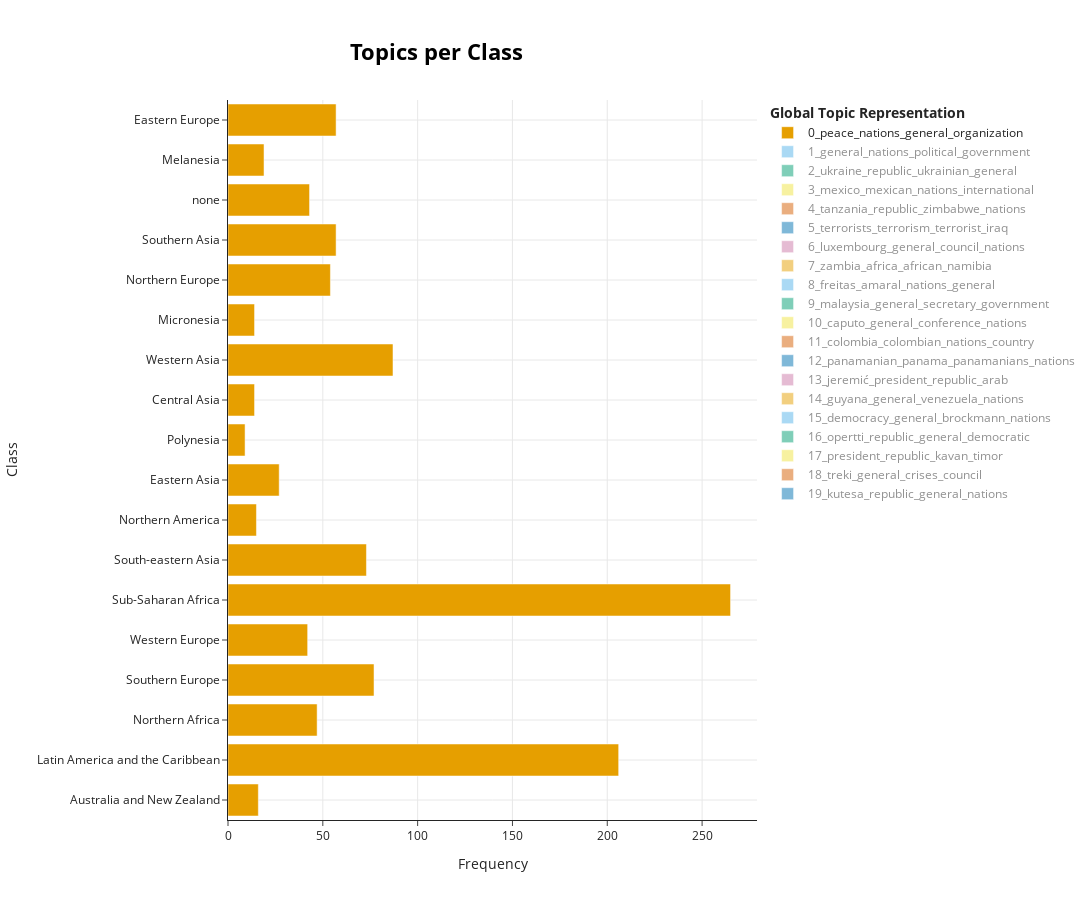

Write notebook code for a chart like this one.
### Code cell
topics_per_class = get_topics_per_class('Sub-region Name')
model.visualize_topics_per_class(topics_per_class, top_n_topics = TOP_N)

### Figure 1 — Plotly figure (JSON) as saved in the notebook; plotly's stock layout.template omitted (floating-point values rounded to 4 significant figures)
{"data": [{"hoverinfo": "text", "hovertext": ["<b>Topic 0</b><br>Words: zealand, australia, we, is, new", "<b>Topic 0</b><br>Words: of, the, that, and, to", "<b>Topic 0</b><br>Words: the, and, of, to, that", "<b>Topic 0</b><br>Words: the, and, of, that, in", "<b>Topic 0</b><br>Words: to, the, is, that, in", "<b>Topic 0</b><br>Words: the, of, to, that, and", "<b>Topic 0</b><br>Words: and, the, to, of, is", "<b>Topic 0</b><br>Words: canada, we, united, that, nations", "<b>Topic 0</b><br>Words: japan, korea, the, united, of", "<b>Topic 0</b><br>Words: tuvalu, pacific, climate, samoa, change", "<b>Topic 0</b><br>Words: kazakhstan, tajikistan, kyrgyzstan, the, and", "<b>Topic 0</b><br>Words: the, and, of, to, in", "<b>Topic 0</b><br>Words: islands, our, marshall, pacific, climate", "<b>Topic 0</b><br>Words: we, to, is, united, the", "<b>Topic 0</b><br>Words: of, the, and, in, is", "<b>Topic 0</b><br>Words: the, of, states, united, soviet", "<b>Topic 0</b><br>Words: papua, fiji, vanuatu, pacific, we", "<b>Topic 0</b><br>Words: the, of, states, united, is"], "marker": {"color": "#E69F00"}, "name": "0_peace_nations_general_organization", "orientation": "h", "type": "bar", "visible": true, "x": [16, 206, 47, 77, 42, 265, 73, 15, 27, 9, 14, 87, 14, 54, 57, 43, 19, 57], "y": ["Australia and New Zealand", "Latin America and the Caribbean", "Northern Africa", "Southern Europe", "Western Europe", "Sub-Saharan Africa", "South-eastern Asia", "Northern America", "Eastern Asia", "Polynesia", "Central Asia", "Western Asia", "Micronesia", "Northern Europe", "Southern Asia", "none", "Melanesia", "Eastern Europe"]}, {"hoverinfo": "text", "hovertext": ["<b>Topic 1</b><br>Words: zealand, australia, this, it, is", "<b>Topic 1</b><br>Words: of, the, that, to, in", "<b>Topic 1</b><br>Words: and, the, of, to, in", "<b>Topic 1</b><br>Words: the, of, and, that, in", "<b>Topic 1</b><br>Words: is, to, the, in, that", "<b>Topic 1</b><br>Words: the, of, to, in, that", "<b>Topic 1</b><br>Words: the, and, to, of, in", "<b>Topic 1</b><br>Words: united, nations, this, to, be", "<b>Topic 1</b><br>Words: japan, the, of, and, to", "<b>Topic 1</b><br>Words: tonga, pacific, tuvalu, we, and", "<b>Topic 1</b><br>Words: tajikistan, turkmenistan, tajik, united, nations", "<b>Topic 1</b><br>Words: the, and, of, to, in", "<b>Topic 1</b><br>Words: our, palau, islands, we, pacific", "<b>Topic 1</b><br>Words: ireland, be, in, the, is", "<b>Topic 1</b><br>Words: of, the, in, to, be", "<b>Topic 1</b><br>Words: of, the, in, and, is", "<b>Topic 1</b><br>Words: fiji, pacific, our, papua, we", "<b>Topic 1</b><br>Words: of, the, in, and, states"], "marker": {"color": "#56B4E9"}, "name": "1_general_nations_political_government", "orientation": "h", "type": "bar", "visible": "legendonly", "x": [5, 113, 16, 24, 27, 125, 36, 6, 19, 7, 3, 54, 11, 31, 27, 30, 8, 35], "y": ["Australia and New Zealand", "Latin America and the Caribbean", "Northern Africa", "Southern Europe", "Western Europe", "Sub-Saharan Africa", "South-eastern Asia", "Northern America", "Eastern Asia", "Polynesia", "Central Asia", "Western Asia", "Micronesia", "Northern Europe", "Southern Asia", "none", "Melanesia", "Eastern Europe"]}, {"hoverinfo": "text", "hovertext": ["<b>Topic 2</b><br>Words: zealand, veto, council, as, it", "<b>Topic 2</b><br>Words: of, the, and, in, to", "<b>Topic 2</b><br>Words: the, of, its, and, in", "<b>Topic 2</b><br>Words: indian, goa, and, the, to", "<b>Topic 2</b><br>Words: austria, austrian, the, in, of", "<b>Topic 2</b><br>Words: the, of, to, and, in", "<b>Topic 2</b><br>Words: laos, arf, neutrality, any, will", "<b>Topic 2</b><br>Words: canada, afghanistan, canadian, united, security", "<b>Topic 2</b><br>Words: mongolian, korea, korean, republic, peninsula", "<b>Topic 2</b><br>Words: of, the, and, nations, united", "<b>Topic 2</b><br>Words: ireland, in, this, the, to", "<b>Topic 2</b><br>Words: the, of, in, to, and", "<b>Topic 2</b><br>Words: the, of, this, in, and", "<b>Topic 2</b><br>Words: nuclear, states, the, cuba, of"], "marker": {"color": "#009E73"}, "name": "2_ukraine_republic_ukrainian_general", "orientation": "h", "type": "bar", "visible": "legendonly", "x": [2, 22, 6, 7, 8, 21, 3, 2, 2, 11, 4, 11, 7, 3], "y": ["Australia and New Zealand", "Latin America and the Caribbean", "Northern Africa", "Southern Europe", "Western Europe", "Sub-Saharan Africa", "South-eastern Asia", "Northern America", "Eastern Asia", "Western Asia", "Northern Europe", "Southern Asia", "none", "Eastern Europe"]}, {"hoverinfo": "text", "hovertext": ["<b>Topic 3</b><br>Words: zealand, viet, nam, believe, new", "<b>Topic 3</b><br>Words: mexico, of, and, we, the", "<b>Topic 3</b><br>Words: tunisia, the, morocco, international, and", "<b>Topic 3</b><br>Words: spain, it, is, that, the", "<b>Topic 3</b><br>Words: that, to, mexico, the, of", "<b>Topic 3</b><br>Words: of, the, mexico, to, in", "<b>Topic 3</b><br>Words: mexico, philippines, the, to, of", "<b>Topic 3</b><br>Words: keeping, canada, nations, we, united", "<b>Topic 3</b><br>Words: tuvalu, climate, change, target, our", "<b>Topic 3</b><br>Words: the, of, to, and, in", "<b>Topic 3</b><br>Words: marshall, islands, pacific, marshallese, mdgs", "<b>Topic 3</b><br>Words: is, in, must, to, for", "<b>Topic 3</b><br>Words: of, the, and, mexico, in", "<b>Topic 3</b><br>Words: atomic, war, appropriations, ussr, propaganda", "<b>Topic 3</b><br>Words: of, and, the, in, mexico"], "marker": {"color": "#F0E442"}, "name": "3_mexico_mexican_nations_international", "orientation": "h", "type": "bar", "visible": "legendonly", "x": [1, 16, 2, 2, 9, 28, 8, 2, 1, 14, 1, 7, 5, 2, 10], "y": ["Australia and New Zealand", "Latin America and the Caribbean", "Northern Africa", "Southern Europe", "Western Europe", "Sub-Saharan Africa", "South-eastern Asia", "Northern America", "Polynesia", "Western Asia", "Micronesia", "Northern Europe", "Southern Asia", "none", "Eastern Europe"]}, {"hoverinfo": "text", "hovertext": ["<b>Topic 4</b><br>Words: of, the, and, to, in", "<b>Topic 4</b><br>Words: tunisia, algeria, and, international, the", "<b>Topic 4</b><br>Words: macedonia, malta, and, the, of", "<b>Topic 4</b><br>Words: european, peace, community, must, the", "<b>Topic 4</b><br>Words: the, to, of, and, in", "<b>Topic 4</b><br>Words: asean, malaysia, in, of, and", "<b>Topic 4</b><br>Words: we, do, have, that, but", "<b>Topic 4</b><br>Words: korean, reunification, peninsula, nuclear, korea", "<b>Topic 4</b><br>Words: tuvalu, sids, gcf, climate, change", "<b>Topic 4</b><br>Words: kazakhstan, water, tajikistan, cis, aral", "<b>Topic 4</b><br>Words: arab, israel, the, and, of", "<b>Topic 4</b><br>Words: islands, micronesia, island, marshall, our", "<b>Topic 4</b><br>Words: latvia, ireland, the, russian, to", "<b>Topic 4</b><br>Words: nepal, and, of, the, we", "<b>Topic 4</b><br>Words: papua, fijian, fiji, guinea, our", "<b>Topic 4</b><br>Words: ukraine, the, of, law, and"], "marker": {"color": "#D55E00"}, "name": "4_tanzania_republic_zimbabwe_nations", "orientation": "h", "type": "bar", "visible": "legendonly", "x": [19, 2, 9, 2, 25, 5, 2, 1, 1, 2, 10, 4, 5, 4, 2, 3], "y": ["Latin America and the Caribbean", "Northern Africa", "Southern Europe", "Western Europe", "Sub-Saharan Africa", "South-eastern Asia", "Northern America", "Eastern Asia", "Polynesia", "Central Asia", "Western Asia", "Micronesia", "Northern Europe", "Southern Asia", "Melanesia", "Eastern Europe"]}, {"hoverinfo": "text", "hovertext": ["<b>Topic 5</b><br>Words: zealand, timor, council, new, east", "<b>Topic 5</b><br>Words: we, that, and, to, the", "<b>Topic 5</b><br>Words: tunisia, tunisian, and, to, all", "<b>Topic 5</b><br>Words: marino, slovenia, portugal, water, san", "<b>Topic 5</b><br>Words: we, that, to, are, our", "<b>Topic 5</b><br>Words: and, to, we, in, the", "<b>Topic 5</b><br>Words: burma, their, to, and, of", "<b>Topic 5</b><br>Words: canada, we, that, children, is", "<b>Topic 5</b><br>Words: chinese, china, international, security, taiwan", "<b>Topic 5</b><br>Words: tuvalu, climate, emissions, change, bali", "<b>Topic 5</b><br>Words: iran, arab, israel, rouhani, that", "<b>Topic 5</b><br>Words: latvia, we, must, be, have", "<b>Topic 5</b><br>Words: muslims, what, afghanistan, that, and", "<b>Topic 5</b><br>Words: we, it, in, that, of", "<b>Topic 5</b><br>Words: czech, united, eu, the, atomic"], "marker": {"color": "#0072B2"}, "name": "5_terrorists_terrorism_terrorist_iraq", "orientation": "h", "type": "bar", "visible": "legendonly", "x": [1, 19, 3, 3, 3, 20, 3, 2, 1, 1, 8, 7, 5, 3, 4], "y": ["Australia and New Zealand", "Latin America and the Caribbean", "Northern Africa", "Southern Europe", "Western Europe", "Sub-Saharan Africa", "South-eastern Asia", "Northern America", "Eastern Asia", "Polynesia", "Western Asia", "Northern Europe", "Southern Asia", "none", "Eastern Europe"]}, {"hoverinfo": "text", "hovertext": ["<b>Topic 6</b><br>Words: the, which, of, in, to", "<b>Topic 6</b><br>Words: which, to, the, of, tunisia", "<b>Topic 6</b><br>Words: the, of, to, in, we", "<b>Topic 6</b><br>Words: europe, which, not, european, it", "<b>Topic 6</b><br>Words: the, of, in, to, that", "<b>Topic 6</b><br>Words: myanmar, rakhine, in, the, be", "<b>Topic 6</b><br>Words: japan, this, the, it, nuclear", "<b>Topic 6</b><br>Words: kazakstan, asian, asia, central, should", "<b>Topic 6</b><br>Words: the, which, in, of, to", "<b>Topic 6</b><br>Words: denmark, european, energy, latvia, union", "<b>Topic 6</b><br>Words: afghanistan, sri, lanka, of, the", "<b>Topic 6</b><br>Words: german, the, of, in, is", "<b>Topic 6</b><br>Words: papua, vanuatu, guinea, government, new", "<b>Topic 6</b><br>Words: bulgaria, european, ukrainian, the, of"], "marker": {"color": "#CC79A7"}, "name": "6_luxembourg_general_council_nations", "orientation": "h", "type": "bar", "visible": "legendonly", "x": [14, 4, 5, 1, 16, 8, 3, 1, 9, 4, 7, 5, 2, 2], "y": ["Latin America and the Caribbean", "Northern Africa", "Southern Europe", "Western Europe", "Sub-Saharan Africa", "South-eastern Asia", "Eastern Asia", "Central Asia", "Western Asia", "Northern Europe", "Southern Asia", "none", "Melanesia", "Eastern Europe"]}, {"hoverinfo": "text", "hovertext": ["<b>Topic 7</b><br>Words: australia, we, new, aliir, to", "<b>Topic 7</b><br>Words: to, and, the, we, of", "<b>Topic 7</b><br>Words: morocco, pandemic, covid, 19, mohammed", "<b>Topic 7</b><br>Words: herzegovina, bosnia, and, european, pandemic", "<b>Topic 7</b><br>Words: europe, the, for, we, of", "<b>Topic 7</b><br>Words: the, and, to, of, countries", "<b>Topic 7</b><br>Words: malaysia, the, myanmar, to, of", "<b>Topic 7</b><br>Words: united, nations, states, this, to", "<b>Topic 7</b><br>Words: turkmenistan, kazakhstan, un, caspian, cooperation", "<b>Topic 7</b><br>Words: arab, iran, aggression, and, international", "<b>Topic 7</b><br>Words: kiribati, family, seafarers, covid, our", "<b>Topic 7</b><br>Words: ireland, irish, lithuania, in, the", "<b>Topic 7</b><br>Words: bangladesh, maldives, and, the, of", "<b>Topic 7</b><br>Words: of, the, in, we, to", "<b>Topic 7</b><br>Words: papua, guinea, pacific, new, bougainville", "<b>Topic 7</b><br>Words: czech, hungarian, republic, international, europe"], "marker": {"color": "#E69F00"}, "name": "7_zambia_africa_african_namibia", "orientation": "h", "type": "bar", "visible": "legendonly", "x": [3, 10, 1, 7, 4, 24, 6, 2, 2, 5, 1, 2, 6, 4, 1, 2], "y": ["Australia and New Zealand", "Latin America and the Caribbean", "Northern Africa", "Southern Europe", "Western Europe", "Sub-Saharan Africa", "South-eastern Asia", "Northern America", "Central Asia", "Western Asia", "Micronesia", "Northern Europe", "Southern Asia", "none", "Melanesia", "Eastern Europe"]}, {"hoverinfo": "text", "hovertext": ["<b>Topic 8</b><br>Words: australia, australian, nations, vietnam, and", "<b>Topic 8</b><br>Words: of, the, and, we, that", "<b>Topic 8</b><br>Words: the, united, of, its, and", "<b>Topic 8</b><br>Words: their, peoples, imperialists, and, imperialist", "<b>Topic 8</b><br>Words: are, france, be, the, in", "<b>Topic 8</b><br>Words: and, the, of, nations, to", "<b>Topic 8</b><br>Words: indonesia, global, development, nations, united", "<b>Topic 8</b><br>Words: improvements, assembly, ceasefire, committee, new", "<b>Topic 8</b><br>Words: should, peace, united, nations, china", "<b>Topic 8</b><br>Words: tajikistan, sustainable, water, goals, development", "<b>Topic 8</b><br>Words: and, the, of, to, its", "<b>Topic 8</b><br>Words: islands, pacific, marshall, kigali, island", "<b>Topic 8</b><br>Words: ireland, nations, we, united, and", "<b>Topic 8</b><br>Words: pakistan, and, nations, we, our", "<b>Topic 8</b><br>Words: world, of, nations, this, united", "<b>Topic 8</b><br>Words: solomon, islands, pacific, papua, our", "<b>Topic 8</b><br>Words: socialist, united, of, the, nations"], "marker": {"color": "#56B4E9"}, "name": "8_freitas_amaral_nations_general", "orientation": "h", "type": "bar", "visible": "legendonly", "x": [1, 14, 5, 4, 3, 14, 2, 1, 2, 1, 12, 2, 5, 5, 1, 1, 4], "y": ["Australia and New Zealand", "Latin America and the Caribbean", "Northern Africa", "Southern Europe", "Western Europe", "Sub-Saharan Africa", "South-eastern Asia", "Northern America", "Eastern Asia", "Central Asia", "Western Asia", "Micronesia", "Northern Europe", "Southern Asia", "none", "Melanesia", "Eastern Europe"]}, {"hoverinfo": "text", "hovertext": ["<b>Topic 9</b><br>Words: australia, australian, some, this, in", "<b>Topic 9</b><br>Words: the, of, in, and, to", "<b>Topic 9</b><br>Words: international, the, libyan, jamahiriya, and", "<b>Topic 9</b><br>Words: which, has, to, for, of", "<b>Topic 9</b><br>Words: netherlands, to, in, this, the", "<b>Topic 9</b><br>Words: the, of, south, to, in", "<b>Topic 9</b><br>Words: malaysia, the, and, countries, of", "<b>Topic 9</b><br>Words: united, nations, unanimity, the, of", "<b>Topic 9</b><br>Words: israel, and, the, of, in", "<b>Topic 9</b><br>Words: in, nations, council, it, the", "<b>Topic 9</b><br>Words: afghanistan, the, and, of, to", "<b>Topic 9</b><br>Words: is, soviet, the, on, to", "<b>Topic 9</b><br>Words: fiji, papua, pacific, guinea, nuclear", "<b>Topic 9</b><br>Words: of, the, states, and, in"], "marker": {"color": "#009E73"}, "name": "9_malaysia_general_secretary_government", "orientation": "h", "type": "bar", "visible": "legendonly", "x": [1, 16, 3, 1, 2, 19, 6, 2, 8, 3, 7, 3, 2, 4], "y": ["Australia and New Zealand", "Latin America and the Caribbean", "Northern Africa", "Southern Europe", "Western Europe", "Sub-Saharan Africa", "South-eastern Asia", "Northern America", "Western Asia", "Northern Europe", "Southern Asia", "none", "Melanesia", "Eastern Europe"]}, {"hoverinfo": "text", "hovertext": ["<b>Topic 10</b><br>Words: australia, australians, debt, trade, hayden", "<b>Topic 10</b><br>Words: and, of, the, we, that", "<b>Topic 10</b><br>Words: the, libya, and, of, to", "<b>Topic 10</b><br>Words: modernity, montaigne, is, it, religious", "<b>Topic 10</b><br>Words: had, zeeland, europe, van, belgium", "<b>Topic 10</b><br>Words: to, the, and, in, of", "<b>Topic 10</b><br>Words: nam, viet, kampuchea, vietnamese, cambodia", "<b>Topic 10</b><br>Words: canada, 1987, soviet, in, we", "<b>Topic 10</b><br>Words: mongolian, region, nuclear, strengthening, of", "<b>Topic 10</b><br>Words: tuvalu, sids, mdgs, mdg, climate", "<b>Topic 10</b><br>Words: and, the, of, international, in", "<b>Topic 10</b><br>Words: sustainable, climate, leadership, palau, we", "<b>Topic 10</b><br>Words: denmark, development, finland, and, for", "<b>Topic 10</b><br>Words: lanka, sri, development, the, in", "<b>Topic 10</b><br>Words: syria, chemical, european, we, is", "<b>Topic 10</b><br>Words: the, of, and, international, on"], "marker": {"color": "#F0E442"}, "name": "10_caputo_general_conference_nations", "orientation": "h", "type": "bar", "visible": "legendonly", "x": [1, 16, 5, 2, 3, 14, 5, 2, 1, 1, 7, 2, 5, 5, 1, 7], "y": ["Australia and New Zealand", "Latin America and the Caribbean", "Northern Africa", "Southern Europe", "Western Europe", "Sub-Saharan Africa", "South-eastern Asia", "Northern America", "Eastern Asia", "Polynesia", "Western Asia", "Micronesia", "Northern Europe", "Southern Asia", "none", "Eastern Europe"]}, {"hoverinfo": "text", "hovertext": ["<b>Topic 11</b><br>Words: peking, australia, viet, nam, asia", "<b>Topic 11</b><br>Words: colombia, that, of, the, to", "<b>Topic 11</b><br>Words: morocco, egypt, colombia, and, the", "<b>Topic 11</b><br>Words: portugal, slovenia, colombia, the, of", "<b>Topic 11</b><br>Words: austria, colombia, of, europe, the", "<b>Topic 11</b><br>Words: colombia, of, the, which, to", "<b>Topic 11</b><br>Words: japan, mongolia, colombia, to, will", "<b>Topic 11</b><br>Words: tonga, ncds, irena, elected, definition", "<b>Topic 11</b><br>Words: kyrgyzstan, odihr, nomad, mountain, kyrgyz", "<b>Topic 11</b><br>Words: cyprus, problem, turkey, colombia, to", "<b>Topic 11</b><br>Words: denmark, colombia, must, we, to", "<b>Topic 11</b><br>Words: afghanistan, maldives, colombia, our, and", "<b>Topic 11</b><br>Words: relations, favourable, it, colombia, that", "<b>Topic 11</b><br>Words: solomon, islands, papua, agreement, taiwan", "<b>Topic 11</b><br>Words: colombia, of, the, and, in"], "marker": {"color": "#D55E00"}, "name": "11_colombia_colombian_nations_country", "orientation": "h", "type": "bar", "visible": "legendonly", "x": [1, 19, 4, 4, 3, 16, 2, 1, 1, 3, 7, 6, 1, 1, 6], "y": ["Australia and New Zealand", "Latin America and the Caribbean", "Northern Africa", "Southern Europe", "Western Europe", "Sub-Saharan Africa", "Eastern Asia", "Polynesia", "Central Asia", "Western Asia", "Northern Europe", "Southern Asia", "none", "Melanesia", "Eastern Europe"]}, {"hoverinfo": "text", "hovertext": ["<b>Topic 12</b><br>Words: panama, which, of, the, that", "<b>Topic 12</b><br>Words: panama, egypt, canal, the, and", "<b>Topic 12</b><br>Words: panama, of, the, which, and", "<b>Topic 12</b><br>Words: panama, canal, the, which, of", "<b>Topic 12</b><br>Words: panama, of, the, which, to", "<b>Topic 12</b><br>Words: panama, british, manila, of, the", "<b>Topic 12</b><br>Words: panama, korean, korea, mongolia, reunification", "<b>Topic 12</b><br>Words: tonga, panama, pacific, covid, 19", "<b>Topic 12</b><br>Words: panama, azerbaijan, of, and, the", "<b>Topic 12</b><br>Words: nauru, panama, pacific, bless, laundering", "<b>Topic 12</b><br>Words: panama, canal, the, we, of", "<b>Topic 12</b><br>Words: panama, india, oil, of, the", "<b>Topic 12</b><br>Words: russia, lithuania, ukrainian, ukraine, gentlemen", "<b>Topic 12</b><br>Words: panama, pacific, kuwait, south, our", "<b>Topic 12</b><br>Words: romanian, panama, german, germany, states"], "marker": {"color": "#0072B2"}, "name": "12_panamanian_panama_panamanians_nations", "orientation": "h", "type": "bar", "visible": "legendonly", "x": [18, 2, 7, 4, 14, 4, 2, 2, 7, 1, 7, 4, 1, 1, 1], "y": ["Latin America and the Caribbean", "Northern Africa", "Southern Europe", "Western Europe", "Sub-Saharan Africa", "South-eastern Asia", "Eastern Asia", "Polynesia", "Western Asia", "Micronesia", "Northern Europe", "Southern Asia", "none", "Melanesia", "Eastern Europe"]}, {"hoverinfo": "text", "hovertext": ["<b>Topic 13</b><br>Words: and, our, that, we, to", "<b>Topic 13</b><br>Words: morocco, and, our, to, region", "<b>Topic 13</b><br>Words: malta, mediterranean, and, in, greece", "<b>Topic 13</b><br>Words: liechtenstein, our, we, in, that", "<b>Topic 13</b><br>Words: and, to, the, international, of", "<b>Topic 13</b><br>Words: vietnamese, and, to, kampuchea, that", "<b>Topic 13</b><br>Words: china, japan, japanese, girls, global", "<b>Topic 13</b><br>Words: pacific, caledonia, nuclear, we, year", "<b>Topic 13</b><br>Words: azerbaijan, international, efforts, and, resolutions", "<b>Topic 13</b><br>Words: climate, palau, ocean, micronesia, marine", "<b>Topic 13</b><br>Words: norway, we, to, and, our", "<b>Topic 13</b><br>Words: sri, lanka, pakistan, and, global", "<b>Topic 13</b><br>Words: solomon, islands, pacific, our, tuna", "<b>Topic 13</b><br>Words: moldova, poland, bulgaria, transnistrian, republic"], "marker": {"color": "#CC79A7"}, "name": "13_jeremić_president_republic_arab", "orientation": "h", "type": "bar", "visible": "legendonly", "x": [23, 2, 6, 2, 16, 4, 2, 1, 3, 2, 6, 2, 2, 4], "y": ["Latin America and the Caribbean", "Northern Africa", "Southern Europe", "Western Europe", "Sub-Saharan Africa", "South-eastern Asia", "Eastern Asia", "Polynesia", "Western Asia", "Micronesia", "Northern Europe", "Southern Asia", "Melanesia", "Eastern Europe"]}, {"hoverinfo": "text", "hovertext": ["<b>Topic 14</b><br>Words: zealand, be, there, in, nations", "<b>Topic 14</b><br>Words: the, of, in, to, and", "<b>Topic 14</b><br>Words: algerian, government, france, french, had", "<b>Topic 14</b><br>Words: the, of, states, and, united", "<b>Topic 14</b><br>Words: is, in, switzerland, human, be", "<b>Topic 14</b><br>Words: our, the, to, we, development", "<b>Topic 14</b><br>Words: thailand, the, of, in, delegation", "<b>Topic 14</b><br>Words: states, united, near, that, this", "<b>Topic 14</b><br>Words: tuvalu, island, particularly, our, islands", "<b>Topic 14</b><br>Words: iraq, lebanon, the, to, and", "<b>Topic 14</b><br>Words: united, we, be, to, this", "<b>Topic 14</b><br>Words: we, this, of, the, in", "<b>Topic 14</b><br>Words: communism, taiwan, mainland, chinese, communists", "<b>Topic 14</b><br>Words: pacific, vanuatu, my, government, we", "<b>Topic 14</b><br>Words: united, states, the, of, czech"], "marker": {"color": "#E69F00"}, "name": "14_guyana_general_venezuela_nations", "orientation": "h", "type": "bar", "visible": "legendonly", "x": [2, 17, 3, 5, 5, 11, 5, 1, 1, 6, 3, 4, 1, 3, 7], "y": ["Australia and New Zealand", "Latin America and the Caribbean", "Northern Africa", "Southern Europe", "Western Europe", "Sub-Saharan Africa", "South-eastern Asia", "Northern America", "Polynesia", "Western Asia", "Northern Europe", "Southern Asia", "none", "Melanesia", "Eastern Europe"]}, {"hoverinfo": "text", "hovertext": ["<b>Topic 15</b><br>Words: zealand, pacific, nuclear, south, treaty", "<b>Topic 15</b><br>Words: our, we, and, to, food", "<b>Topic 15</b><br>Words: international, and, to, that, millennium", "<b>Topic 15</b><br>Words: france, private, sector, is, to", "<b>Topic 15</b><br>Words: food, to, the, and, in", "<b>Topic 15</b><br>Words: millennium, nations, united, food, summit", "<b>Topic 15</b><br>Words: mongolia, nuclear, weapon, millennium, as", "<b>Topic 15</b><br>Words: tajikistan, kyrgyzstan, turkmenistan, kyrgyz, food", "<b>Topic 15</b><br>Words: israel, and, international, its, the", "<b>Topic 15</b><br>Words: pacific, nauru, island, forum, nations", "<b>Topic 15</b><br>Words: finland, development, security, council, food", "<b>Topic 15</b><br>Words: nepal, the, nations, international, and", "<b>Topic 15</b><br>Words: fiji, fijians, rotumans, communities, indigenous", "<b>Topic 15</b><br>Words: bulgaria, and, the, millennium, of"], "marker": {"color": "#56B4E9"}, "name": "15_democracy_general_brockmann_nations", "orientation": "h", "type": "bar", "visible": "legendonly", "x": [2, 20, 4, 2, 19, 4, 1, 3, 5, 2, 2, 3, 2, 5], "y": ["Australia and New Zealand", "Latin America and the Caribbean", "Northern Africa", "Western Europe", "Sub-Saharan Africa", "South-eastern Asia", "Eastern Asia", "Central Asia", "Western Asia", "Micronesia", "Northern Europe", "Southern Asia", "Melanesia", "Eastern Europe"]}, {"hoverinfo": "text", "hovertext": ["<b>Topic 16</b><br>Words: of, the, and, to, in", "<b>Topic 16</b><br>Words: egypt, the, of, its, and", "<b>Topic 16</b><br>Words: italy, in, of, the, to", "<b>Topic 16</b><br>Words: the, to, of, detente, that", "<b>Topic 16</b><br>Words: of, the, to, and, in", "<b>Topic 16</b><br>Words: countries, the, of, and, in", "<b>Topic 16</b><br>Words: reagan, strength, we, our, or", "<b>Topic 16</b><br>Words: mongolian, republic, of, states, the", "<b>Topic 16</b><br>Words: and, the, of, in, to", "<b>Topic 16</b><br>Words: norway, should, ten, in, the", "<b>Topic 16</b><br>Words: the, of, and, islamic, countries", "<b>Topic 16</b><br>Words: german, democratic, soviet, republic, union", "<b>Topic 16</b><br>Words: papua, pacific, guinea, new, countries", "<b>Topic 16</b><br>Words: of, the, in, international, nuclear"], "marker": {"color": "#009E73"}, "name": "16_opertti_republic_general_democratic", "orientation": "h", "type": "bar", "visible": "legendonly", "x": [14, 3, 2, 3, 22, 5, 1, 1, 9, 2, 4, 2, 2, 3], "y": ["Latin America and the Caribbean", "Northern Africa", "Southern Europe", "Western Europe", "Sub-Saharan Africa", "South-eastern Asia", "Northern America", "Eastern Asia", "Western Asia", "Northern Europe", "Southern Asia", "none", "Melanesia", "Eastern Europe"]}, {"hoverinfo": "text", "hovertext": ["<b>Topic 17</b><br>Words: australia, australian, treaty, issue, that", "<b>Topic 17</b><br>Words: the, of, to, in, and", "<b>Topic 17</b><br>Words: to, in, the, and, countries", "<b>Topic 17</b><br>Words: the, to, of, in, we", "<b>Topic 17</b><br>Words: to, we, effort, is, be", "<b>Topic 17</b><br>Words: to, the, of, and, in", "<b>Topic 17</b><br>Words: viet, nam, states, united, the", "<b>Topic 17</b><br>Words: we, to, that, nam, nuclear", "<b>Topic 17</b><br>Words: samoa, terrorism, work, meeting, small", "<b>Topic 17</b><br>Words: uzbekistan, afghanistan, terrorism, transport, central", "<b>Topic 17</b><br>Words: israel, arab, and, to, the", "<b>Topic 17</b><br>Words: atlantic, treaty, war, had, it", "<b>Topic 17</b><br>Words: viet, nam, ceylon, decade, that", "<b>Topic 17</b><br>Words: acheson, mao, american, tse, tung", "<b>Topic 17</b><br>Words: how, we, our, us, south", "<b>Topic 17</b><br>Words: poland, united, of, the, states"], "marker": {"color": "#F0E442"}, "name": "17_president_republic_kavan_timor", "orientation": "h", "type": "bar", "visible": "legendonly", "x": [1, 18, 2, 4, 2, 19, 3, 3, 1, 1, 7, 2, 1, 2, 1, 4], "y": ["Australia and New Zealand", "Latin America and the Caribbean", "Northern Africa", "Southern Europe", "Western Europe", "Sub-Saharan Africa", "South-eastern Asia", "Northern America", "Polynesia", "Central Asia", "Western Asia", "Northern Europe", "Southern Asia", "none", "Melanesia", "Eastern Europe"]}, {"hoverinfo": "text", "hovertext": ["<b>Topic 18</b><br>Words: and, our, to, of, panama", "<b>Topic 18</b><br>Words: zionist, arab, corporations, and, mines", "<b>Topic 18</b><br>Words: italy, spain, the, of, and", "<b>Topic 18</b><br>Words: netherlands, operation, co, on, nations", "<b>Topic 18</b><br>Words: to, zaire, the, and, of", "<b>Topic 18</b><br>Words: laos, indonesia, and, of, the", "<b>Topic 18</b><br>Words: states, we, united, nuclear, and", "<b>Topic 18</b><br>Words: korean, super, korea, countries, the", "<b>Topic 18</b><br>Words: uzbekistan, aral, seminar, are, of", "<b>Topic 18</b><br>Words: cyprus, turkish, turkey, the, and", "<b>Topic 18</b><br>Words: lithuania, nations, security, united, on", "<b>Topic 18</b><br>Words: nuclear, weapons, weapon, countries, to", "<b>Topic 18</b><br>Words: of, the, in, and, on", "<b>Topic 18</b><br>Words: solomon, islands, pacific, bougainville, forum", "<b>Topic 18</b><br>Words: peacekeeping, slovakia, operations, reform, financial"], "marker": {"color": "#D55E00"}, "name": "18_treki_general_crises_council", "orientation": "h", "type": "bar", "visible": "legendonly", "x": [20, 1, 3, 1, 16, 4, 1, 2, 1, 8, 2, 2, 5, 1, 1], "y": ["Latin America and the Caribbean", "Northern Africa", "Southern Europe", "Western Europe", "Sub-Saharan Africa", "South-eastern Asia", "Northern America", "Eastern Asia", "Central Asia", "Western Asia", "Northern Europe", "Southern Asia", "none", "Melanesia", "Eastern Europe"]}, {"hoverinfo": "text", "hovertext": ["<b>Topic 19</b><br>Words: australia, zealand, our, global, we", "<b>Topic 19</b><br>Words: development, we, and, our, colombia", "<b>Topic 19</b><br>Words: morocco, kingdom, his, mohammed, majesty", "<b>Topic 19</b><br>Words: and, we, human, development, climate", "<b>Topic 19</b><br>Words: netherlands, climate, summer, development, we", "<b>Topic 19</b><br>Words: development, and, our, to, for", "<b>Topic 19</b><br>Words: pdr, muslims, lao, muslim, covid", "<b>Topic 19</b><br>Words: canada, we, our, hands, climate", "<b>Topic 19</b><br>Words: tonga, samoa, sustainable, development, pacific", "<b>Topic 19</b><br>Words: armenia, azerbaijan, israel, and, our", "<b>Topic 19</b><br>Words: kiribati, marshall, islands, our, un", "<b>Topic 19</b><br>Words: finland, climate, global, health, we", "<b>Topic 19</b><br>Words: maldives, nepal, and, we, for", "<b>Topic 19</b><br>Words: fiji, cop26, climate, zero, un", "<b>Topic 19</b><br>Words: slovakia, czech, romania, security, development"], "marker": {"color": "#0072B2"}, "name": "19_kutesa_republic_general_nations", "orientation": "h", "type": "bar", "visible": "legendonly", "x": [4, 7, 1, 6, 2, 20, 2, 1, 3, 8, 4, 1, 4, 1, 4], "y": ["Australia and New Zealand", "Latin America and the Caribbean", "Northern Africa", "Southern Europe", "Western Europe", "Sub-Saharan Africa", "South-eastern Asia", "Northern America", "Polynesia", "Western Asia", "Micronesia", "Northern Europe", "Southern Asia", "Melanesia", "Eastern Europe"]}], "layout": {"height": 900, "hoverlabel": {"bgcolor": "white", "font": {"family": "Rockwell", "size": 16}}, "legend": {"title": {"text": "<b>Global Topic Representation"}}, "title": {"font": {"color": "Black", "size": 22}, "text": "<b>Topics per Class</b>", "x": 0.4, "xanchor": "center", "y": 0.95, "yanchor": "top"}, "width": 1250, "xaxis": {"showgrid": true, "title": {"text": "Frequency"}}, "yaxis": {"showgrid": true, "title": {"text": "Class"}}}}
